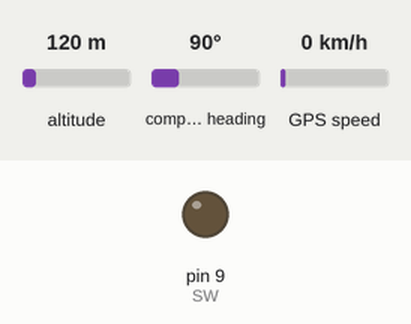
Recording of a sketch running on a simulated Arduino Uno, built with avr-gcc and run on an emulated ATmega328P. Parts: output pins drawn as LEDs (lit = HIGH). The test bench sets the inputs (shaded band); at power-on: altitude 120 m, compass heading 90°, GPS speed 0 km/h. The GPS gets a fix after 3 s at 37.7749, -122.4194 with 8 satellites; the modem accepts every AT command (registered, SIM ready, sends succeed) and sends nothing else; what the sketch prints to the serial monitor is not drawn.

Above: at 0.1 s.
At 1.1 s:
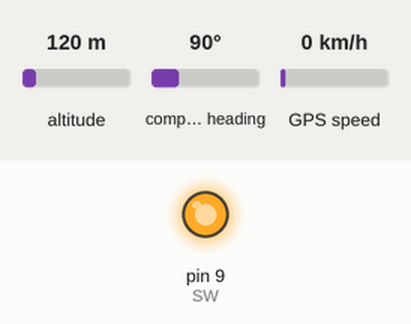
Timing chart, 0 to 5.5 s (numbered marks = the images above):
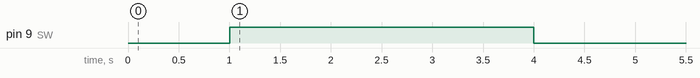

The sketch:

FIXS_GPS_TRACKER_FOR_MOTORCYCLE.ino
```cpp
#include <TinyGPS++.h> // Include the TinyGPS++ library
#include <SoftwareSerial.h>
TinyGPSPlus GPS; // Create a TinyGPSPlus object

//#define GPS_BAUD 9600 // GPS module baud rate. GP3906 defaults to 9600.
//#define gpsPort ssGPS

SoftwareSerial SIM900(7, 8); //TX/RX inia Untuk Koneksi Modul SIM900
char vbyte;
String txtMsg;
int SW = 9; //Key untuk menyalakan SIM900

void setup() {
  // put your setup code here, to run once:
Serial.begin(9600);
SIM900.begin(9600);
keySIM900();
SIM900.println("AT+CNMI=1,2,0,0,0");
  delay(1000);
  SIM900.println("AT+CSCS=\"GSM\"");
  delay(1000);
  SIM900.print("AT+CMGF=1\r");
  delay(1000);
  Serial.println("Ready");
  sistemready();
  delay(1000);
}

void loop() {
  // put your main code here, to run repeatedly:
  Serial.print(GPS.location.lat(), 6);
  Serial.println(GPS.location.lng(), 6);
  //Serial.print("Alt: "); Serial.println(GPS.altitude.feet());
  //Serial.print("Course: "); Serial.println(GPS.course.deg());
  //Serial.print("Speed: "); Serial.println(GPS.speed.mph());
  //Serial.print("Date: "); printDate();
  //Serial.print("Time: "); printTime();
  //Serial.print("Sats: "); Serial.println(GPS.satellites.value());
  //Serial.println();
  String dataprint="http://www.google.com/maps/place/";

  smartDelay(500);
  SIM900.listen();
  if (SIM900.available()) {
  char inByte = SIM900.read();
  //Serial.write(inByte);
  if (inByte == 'Q') {
  SIM900.listen();
  delay(1000);
  SIM900.println("AT + CMGS = \"+628988541995\"");
  delay(1000);
  SIM900.print("Dimana Lokasi Motor Saya ?\n Klik Alamat Dibawah:\n");
  SIM900.print(dataprint);
  SIM900.print(GPS.location.lat(), 6);
  SIM900.print(",");
  SIM900.println(GPS.location.lng(), 6);
  SIM900.print('\n');
  SIM900.print("Telususri Motor Anda Sekarang!!!");
  SIM900.println((char)26);
}
}
}

static void smartDelay(unsigned long ms)
{
  unsigned long start = millis();
  do
  {
    // If data has come in from the GPS module
    while (Serial.available())
      GPS.encode(Serial.read()); // Send it to the encode function
    // tinyGPS.encode(char) continues to "load" the tinGPS object with new
    // data coming in from the GPS module. As full NMEA strings begin to come in
    // the GPS library will be able to start parsing them for pertinent info
  } while (millis() - start < ms);
}

void keySIM900(){
  pinMode(SW, OUTPUT);
 //1 digitalWrite(SW, HIGH);
  Serial.println("Hidupkan power");
  digitalWrite(SW, LOW);
  delay(1000);
  digitalWrite(SW, HIGH);
  delay(3000);
  digitalWrite(SW, LOW);
  delay(1000);
}

void sistemready()
{
  SIM900.listen();
  SIM900.println("AT + CMGS = \"+628988541995\"");
  delay(1000);
  //SIM900.print("System Ready OM");        // message to send
  SIM900.print("Alat Berjalan dengan Baik, Sekarang Motor Anda Berada di ?\nKlik Alamat Dibawah:\n");
  SIM900.print("http://www.google.com/maps/place/");
  SIM900.print(GPS.location.lat(), 6);
  SIM900.print(",");
  SIM900.println(GPS.location.lng(), 6);
  SIM900.print('\n');
  SIM900.print("Sistem Sudah Siap Pantau!!!");
  SIM900.println((char)26);                       // End AT command with a ^Z, ASCII code 26

}
```
